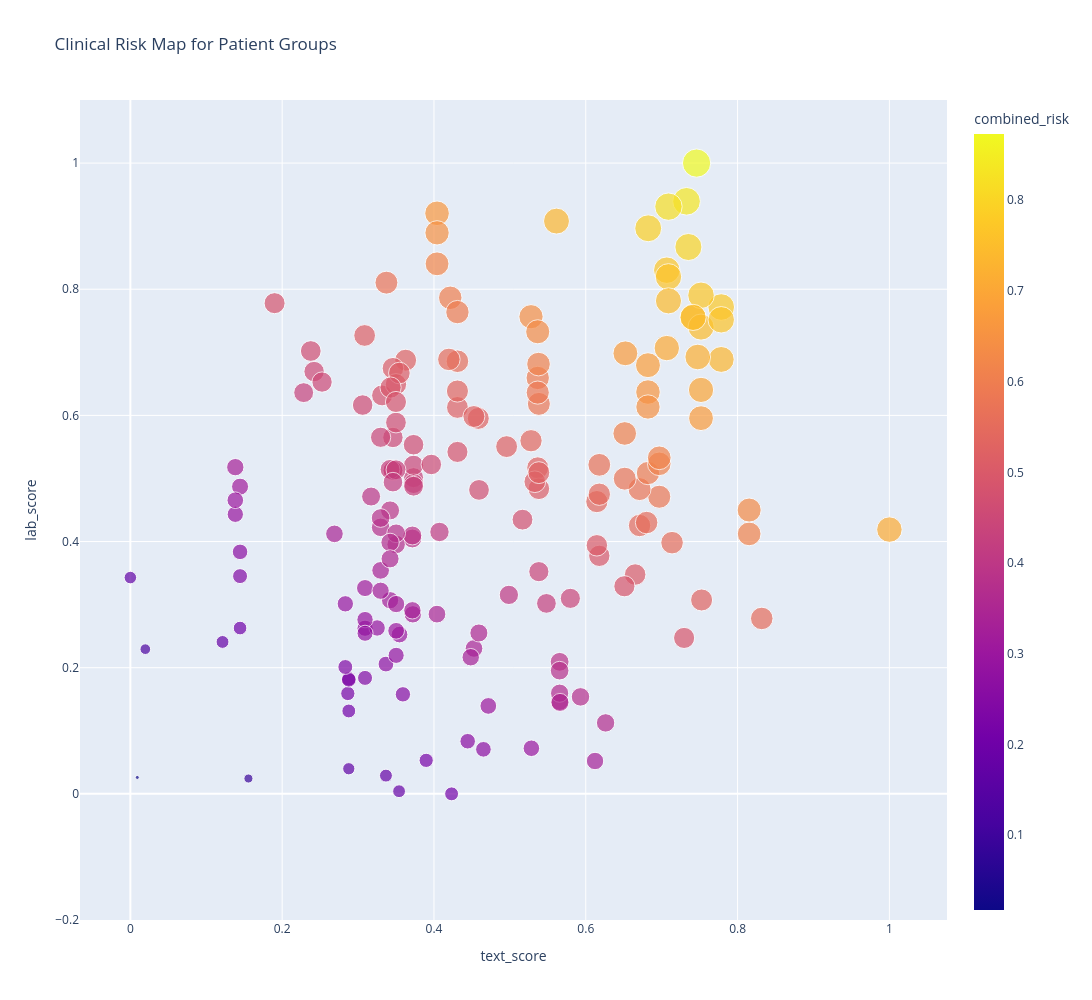

Write notebook code for a chart like this one.
### Code cell
# show patients on stratification matrix.

fig2 = px.scatter(
    data_frame=expanded_df,
    x='text_score',
    y='lab_score',
    color='combined_risk',
    size='combined_risk',
    hover_name='Patient_Name',
    range_y=[-0.2, expanded_df['lab_score'].max() * 1.1],
    hover_data={
        'Index': expanded_df.index,
        'combined_risk':':.3f',
        'text_score': ':.3f',
        'lab_score': ':.3f',
        'Age':True,
    },
    title='Clinical Risk Map for Patient Groups',   
    width=1300,
    height=1000
)

fig2.show()

### Figure 1 — Plotly figure (JSON) as saved in the notebook; plotly's stock layout.template omitted (floating-point values rounded to 4 significant figures; data arrays with more than 128 entries replaced by an {"elided": "..."} marker saying what was removed)
{"data": [{"customdata": {"elided": "174x3 float values"}, "hovertemplate": "<b>%{hovertext}</b><br><br>text_score=%{x:.3f}<br>lab_score=%{y:.3f}<br>combined_risk=%{marker.color:.3f}<br>Index=%{customdata[0]}<br>Age=%{customdata[2]}<extra></extra>", "hovertext": {"elided": "174 str values"}, "legendgroup": "", "marker": {"color": {"elided": "174 float values"}, "coloraxis": "coloraxis", "size": {"elided": "174 float values"}, "sizemode": "area", "sizeref": 0.002182, "symbol": "circle"}, "mode": "markers", "name": "", "orientation": "v", "showlegend": false, "type": "scatter", "x": {"elided": "174 float values"}, "xaxis": "x", "y": {"elided": "174 float values"}, "yaxis": "y"}], "layout": {"coloraxis": {"colorbar": {"title": {"text": "combined_risk"}}, "colorscale": [[0, "#0d0887"], [0.1111, "#46039f"], [0.2222, "#7201a8"], [0.3333, "#9c179e"], [0.4444, "#bd3786"], [0.5556, "#d8576b"], [0.6667, "#ed7953"], [0.7778, "#fb9f3a"], [0.8889, "#fdca26"], [1, "#f0f921"]]}, "height": 1000, "legend": {"itemsizing": "constant", "tracegroupgap": 0}, "title": {"text": "Clinical Risk Map for Patient Groups"}, "width": 1300, "xaxis": {"anchor": "y", "domain": [0, 1], "title": {"text": "text_score"}}, "yaxis": {"anchor": "x", "domain": [0, 1], "range": [-0.2, 1.1], "title": {"text": "lab_score"}}}}
